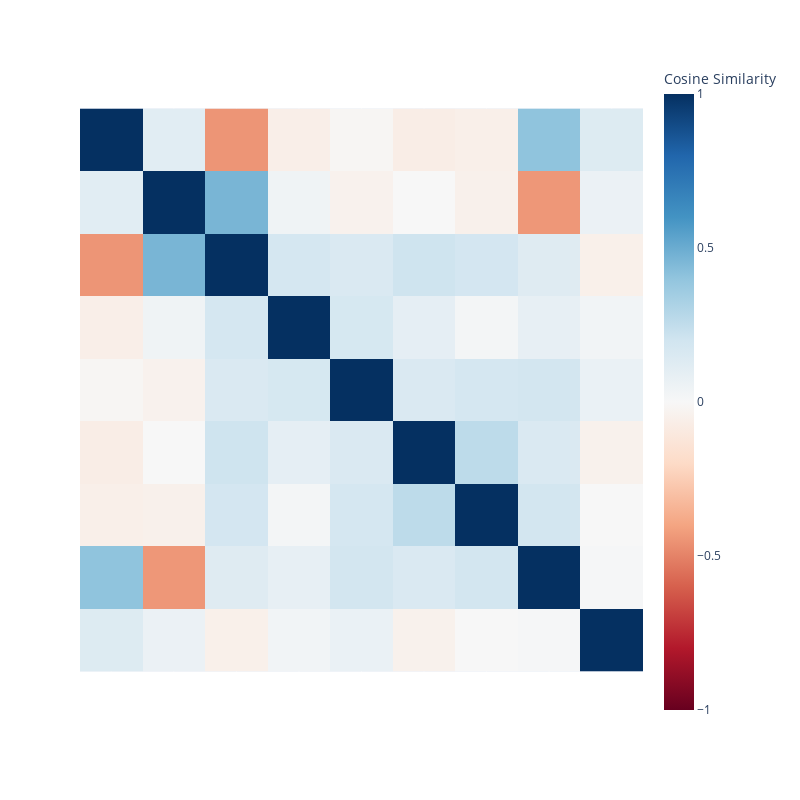

This figure's notebook cell:
### Code cell
# search for any rows/collumns whose middle two letter are the 'll'
mask = df.index.str.contains('ll') & ~df.index.str.startswith('l') & ~df.index.str.endswith('l')
# mask both rows and collumns
tmp = df.loc[mask, mask]

fig = px.imshow(
    tmp,
    color_continuous_midpoint=0,
    color_continuous_scale='RdBu',
    labels=dict(color='Cosine Similarity'),
    width=800,
    height=800,
)

# don't label either axis ticks
fig.update_xaxes(showticklabels=False)
fig.update_yaxes(showticklabels=False)

fig.show()

### Figure 1 — Plotly figure (JSON) as saved in the notebook; plotly's stock layout.template omitted (floating-point values rounded to 4 significant figures)
{"data": [{"coloraxis": "coloraxis", "hovertemplate": "x: %{x}<br>y: %{y}<br>Cosine Similarity: %{z}<extra></extra>", "name": "0", "type": "heatmap", "x": ["elli-elle", "illi-ille", "illi-elli", "illy-elly", "ills-ells", "illo-ello", "illa-ella", "ille-elle", "alli-alle"], "xaxis": "x", "y": ["elli-elle", "illi-ille", "illi-elli", "illy-elly", "ills-ells", "illo-ello", "illa-ella", "ille-elle", "alli-alle"], "yaxis": "y", "z": [[1.0, 0.1143, -0.447, -0.06155, -0.01589, -0.07048, -0.05753, 0.4055, 0.136], [0.1143, 1, 0.4635, 0.04351, -0.04074, -0.001646, -0.04886, -0.4393, 0.06502], [-0.447, 0.4635, 1.0, 0.1803, 0.1532, 0.2065, 0.1843, 0.1289, -0.05323], [-0.06155, 0.04351, 0.1803, 1.0, 0.1712, 0.0962, 0.02311, 0.08411, 0.0331], [-0.01589, -0.04074, 0.1532, 0.1712, 1.0, 0.1502, 0.1766, 0.189, 0.06853], [-0.07048, -0.001646, 0.2065, 0.0962, 0.1502, 1.0, 0.2634, 0.1501, -0.04434], [-0.05753, -0.04886, 0.1843, 0.02311, 0.1766, 0.2634, 1, 0.1888, 0.0008001], [0.4055, -0.4393, 0.1289, 0.08411, 0.189, 0.1501, 0.1888, 1.0, 0.01147], [0.136, 0.06502, -0.05323, 0.0331, 0.06853, -0.04434, 0.0008001, 0.01147, 1]]}], "layout": {"coloraxis": {"cmid": 0, "colorbar": {"title": {"text": "Cosine Similarity"}}, "colorscale": [[0, "rgb(103,0,31)"], [0.1, "rgb(178,24,43)"], [0.2, "rgb(214,96,77)"], [0.3, "rgb(244,165,130)"], [0.4, "rgb(253,219,199)"], [0.5, "rgb(247,247,247)"], [0.6, "rgb(209,229,240)"], [0.7, "rgb(146,197,222)"], [0.8, "rgb(67,147,195)"], [0.9, "rgb(33,102,172)"], [1, "rgb(5,48,97)"]]}, "height": 800, "margin": {"t": 60}, "width": 800, "xaxis": {"anchor": "y", "constrain": "domain", "domain": [0, 1], "scaleanchor": "y", "showticklabels": false}, "yaxis": {"anchor": "x", "autorange": "reversed", "constrain": "domain", "domain": [0, 1], "showticklabels": false}}}
